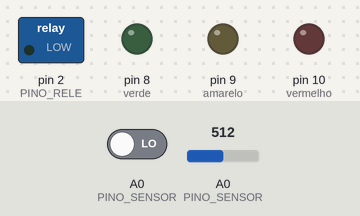
A sketch run on a simulated Arduino Uno, built with avr-gcc and run on an emulated ATmega328P. Shown: switched loads named in the sketch (green lamp = pin HIGH), output pins drawn as LEDs (lit = HIGH). The inputs (shaded band) are chosen by the test bench; at power-on: A0 (PINO_SENSOR) = 512, A0 (PINO_SENSOR) LOW.

Above: at 5.8 s.
5.9 s: A0 (PINO_SENSOR) set to 533
7.4 s: A0 (PINO_SENSOR) set to 555
At 8.3 s:
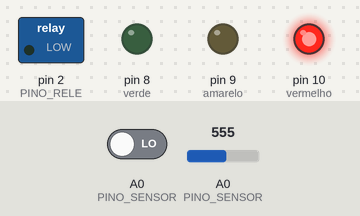
8.9 s: A0 (PINO_SENSOR) set to 488
10.4 s: A0 (PINO_SENSOR) set to 456
At 11.6 s:
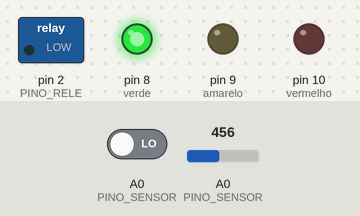
11.9 s: A0 (PINO_SENSOR) set to 642
At 12.9 s:
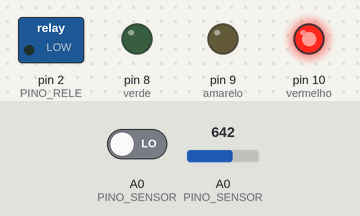
13.4 s: A0 (PINO_SENSOR) set to 306
At 14.1 s:
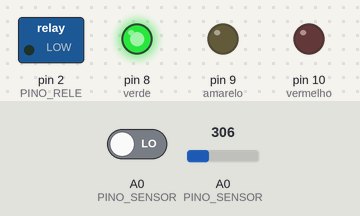
Timing chart, 0 to 15.9 s (numbered marks = the images above; inputs shaded):
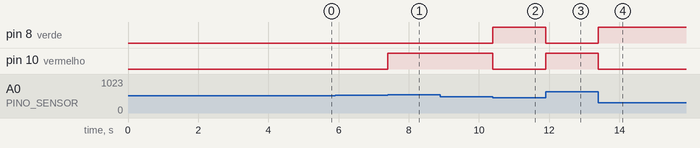

The sketch:

IrrigadorAutomatico.ino
```cpp
/*******************************************************************************
* Projeto Irrigador Automatico de Solo (v1.0)
*
*
*******************************************************************************/

const int PINO_SENSOR = A0; //Pino (analogico) conectado ao sensor
const int PINO_RELE = 2; //Pino conectado ao rele

//Variaveis que armazenam as leituras do sensor
int leitura_sensor = 0;
int leitura_anterior = 0;

//Variaveis que armazenam os valores de calibracao
const int VALOR_MAXIMO = 632; //Valor com solo seco
const int VALOR_MINIMO = 314; //Valor com solo umido

const int CONCENTRACAO_MINIMA = 30;
const int CONCENTRACAO_MAXIMA = 50;

void setup() {

  pinMode(PINO_SENSOR, INPUT); //Define o pino conectado ao sensor como uma entrada do sistema
  pinMode(PINO_RELE, OUTPUT); //Define o pino conectado ao rele como uma saida do sistema

  digitalWrite(PINO_RELE, LOW); //Inicia o pino conectado ao rele com nivel logico baixo

  pinMode(8, OUTPUT); //verde
  pinMode(9, OUTPUT); //amarelo
  pinMode(10, OUTPUT); //vermelho
}

void loop() {
  //Realiza a leitura do sensor, a mapeia entre 0 e 100% e exibe o valor no LCD
  leitura_sensor = analogRead(PINO_SENSOR);
  leitura_sensor = map(leitura_sensor, VALOR_MINIMO, VALOR_MAXIMO, 100, 0);
  Serial.println(leitura_sensor);

  //Verifica se a leitura esta abaixo da concetracao minima desejada
  if(leitura_sensor < CONCENTRACAO_MINIMA){ //Se sim (seco)
    digitalWrite(8, LOW); //verde desligado
    digitalWrite(10, HIGH); //vermelho ligado
  }else if (leitura_sensor > CONCENTRACAO_MAXIMA) { //Caso contrario (umido)
    digitalWrite(8, HIGH); //verde ligado
    digitalWrite(10, LOW); //vermelho desligado
  }

  if(leitura_sensor && !leitura_anterior){ //Se estiver seco
    delay(5000); //Aguarda 5 segundos para nova leitura
    digitalWrite(9, HIGH); //amarelo ligado
    digitalWrite(10, LOW); //vermelho desligado

    while(digitalRead(PINO_SENSOR)) { //Liberar agua ate ficar umido
        digitalWrite(PINO_RELE, HIGH); //Acionamos o rele por meio segundo
        delay(2000);
        digitalWrite(PINO_RELE, LOW); //Desligamos o rele

        delay(10000); //Espera 10 segundo para fazer nova leitura
    }
    digitalWrite(9, LOW); //amarelo
  }

  leitura_anterior = leitura_sensor;
}
```

Measured:
- the behaviour switches between 539 and 540 on A0 (PINO_SENSOR) (found by bisection; images 0 and 1)
- the behaviour switches between 473 and 472 on A0 (PINO_SENSOR) (found by bisection; images 1 and 2)
- after the input at 5.9 s, every drawn part: stays the same
- after the input at 7.4 s, pin 10 (vermelho): LOW → HIGH at once
- after the input at 8.9 s, every drawn part: stays the same
- after the input at 10.4 s, pin 8 (verde): LOW → HIGH at once; pin 10 (vermelho): HIGH → LOW at once
- after the input at 11.9 s, pin 8 (verde): HIGH → LOW at once; pin 10 (vermelho): LOW → HIGH at once
- after the input at 13.4 s, pin 8 (verde): LOW → HIGH at once; pin 10 (vermelho): HIGH → LOW at once
